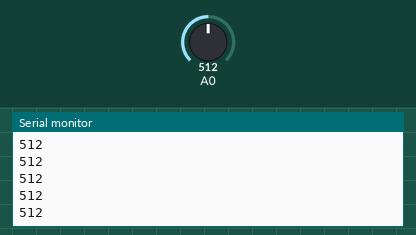
A sketch run on a simulated Arduino Uno, built with avr-gcc and run on an emulated ATmega328P. On the bench: the last lines printed to the serial monitor. The test bench sets the inputs (shaded band); at power-on: A0 = 512.

Above: at 1.2 s.
1.3 s: A0 set to 716
At 2.1 s:
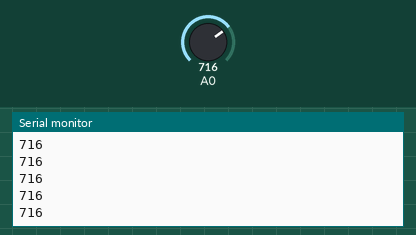
2.8 s: A0 set to 900
At 3.7 s:
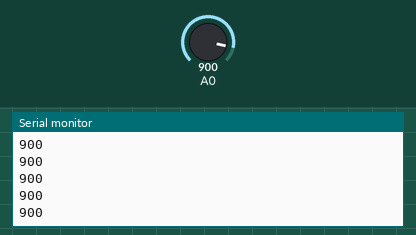
Timing chart, 0 to 5.8 s (numbered marks = the images above; inputs shaded):
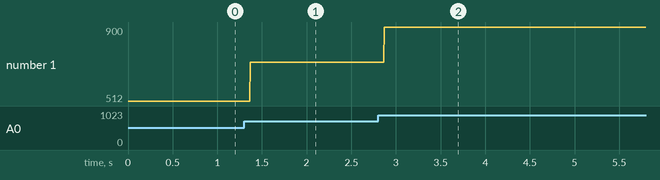

The sketch:

feedbackSensorCal.ino
```cpp
int pinVal;
void setup() {
  // put your setup code here, to run once:
  pinMode(A0, INPUT);
  Serial.begin(9600);
}

void loop() {
  // put your main code here, to run repeatedly:
  pinVal = analogRead(A0);
  Serial.println(pinVal);
}
```

Measured:
- after the input at 1.3 s, the serial monitor: prints a new line after 0.07 s (image 1)
- after the input at 2.8 s, the serial monitor: prints a new line after 0.07 s (image 2)
- plotted number 1: 512 → 716 after the input at 1.3 s, 716 → 900 after the input at 2.8 s
